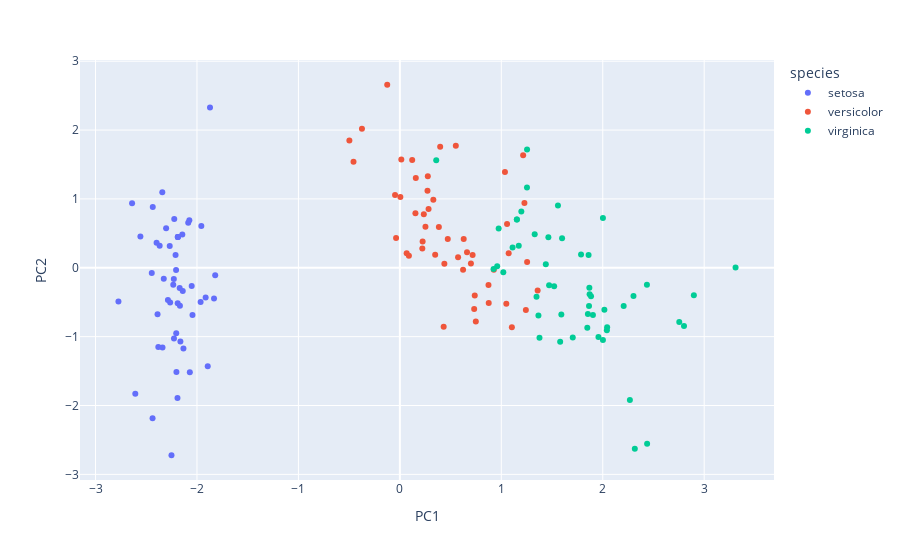

The notebook cell saved with this chart:
### Code cell
import seaborn as sb
import matplotlib.pyplot as plt
 
plt.figure(figsize = (8,8))
px.scatter(principal_df , x = 'PC1' , y = 'PC2' , color = 'species')
#sb.scatterplot(data = principal_df , x = 'PC1',y = 'PC2' , hue = 'species_id' , s = 60 , palette= 'icefire')
